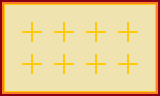

A 2D game scene composited from a Tiled map and its tileset images. What follows is a short description and the map's XML, with each tile layer's data collapsed to a summary:
An orthogonal 5x3 tile map with 32x32 px tiles, 3 tile layers (Background, Items, MetaInfo).

<map version="1.0" orientation="orthogonal" renderorder="right-down" width="5" height="3" tilewidth="32" tileheight="32" nextobjectid="4">
 <tileset firstgid="1" name="inventory" tilewidth="32" tileheight="32" spacing="1" margin="1" tilecount="18" columns="6">
  <image source="inventory.png" width="199" height="100" />
  <tile id="0">
   <properties>
    <property name="Item" value="NO" />
   </properties>
  </tile>
  <tile id="1">
   <properties>
    <property name="Item" value="NO" />
   </properties>
  </tile>
  <tile id="2">
   <properties>
    <property name="Item" value="NO" />
   </properties>
  </tile>
  <tile id="6">
   <properties>
    <property name="Item" value="NO" />
   </properties>
  </tile>
  <tile id="7">
   <properties>
    <property name="Item" value="NO" />
   </properties>
  </tile>
  <tile id="8">
   <properties>
    <property name="Item" value="NO" />
   </properties>
  </tile>
  <tile id="12">
   <properties>
    <property name="Item" value="NO" />
   </properties>
  </tile>
  <tile id="13">
   <properties>
    <property name="Item" value="NO" />
   </properties>
  </tile>
  <tile id="14">
   <properties>
    <property name="Item" value="NO" />
   </properties>
  </tile>
 </tileset>
 <layer name="Background" width="5" height="3">
  <data>[15 cells, 15 non-empty, 9 distinct tile ids]</data>
 </layer>
 <objectgroup name="Objects">
  <properties>
   <property name="Inventory" value="YES" />
  </properties>
 </objectgroup>
 <layer name="Items" width="5" height="3">
  <data>[15 cells, 0 non-empty, 0 distinct tile ids]</data>
 </layer>
 <layer name="MetaInfo" width="5" height="3">
  <data>[15 cells, 0 non-empty, 0 distinct tile ids]</data>
 </layer>
</map>
